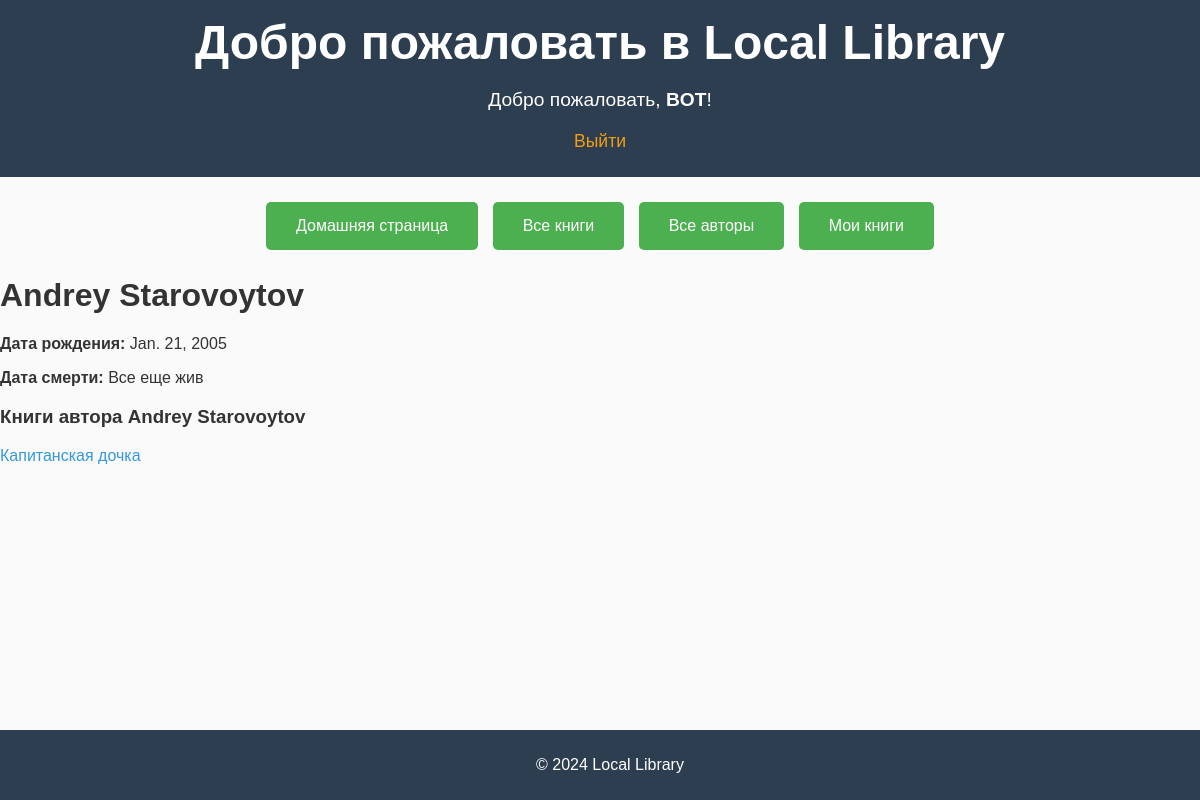
Page /catalog/author/2/ (signed in) on the earlier database version.
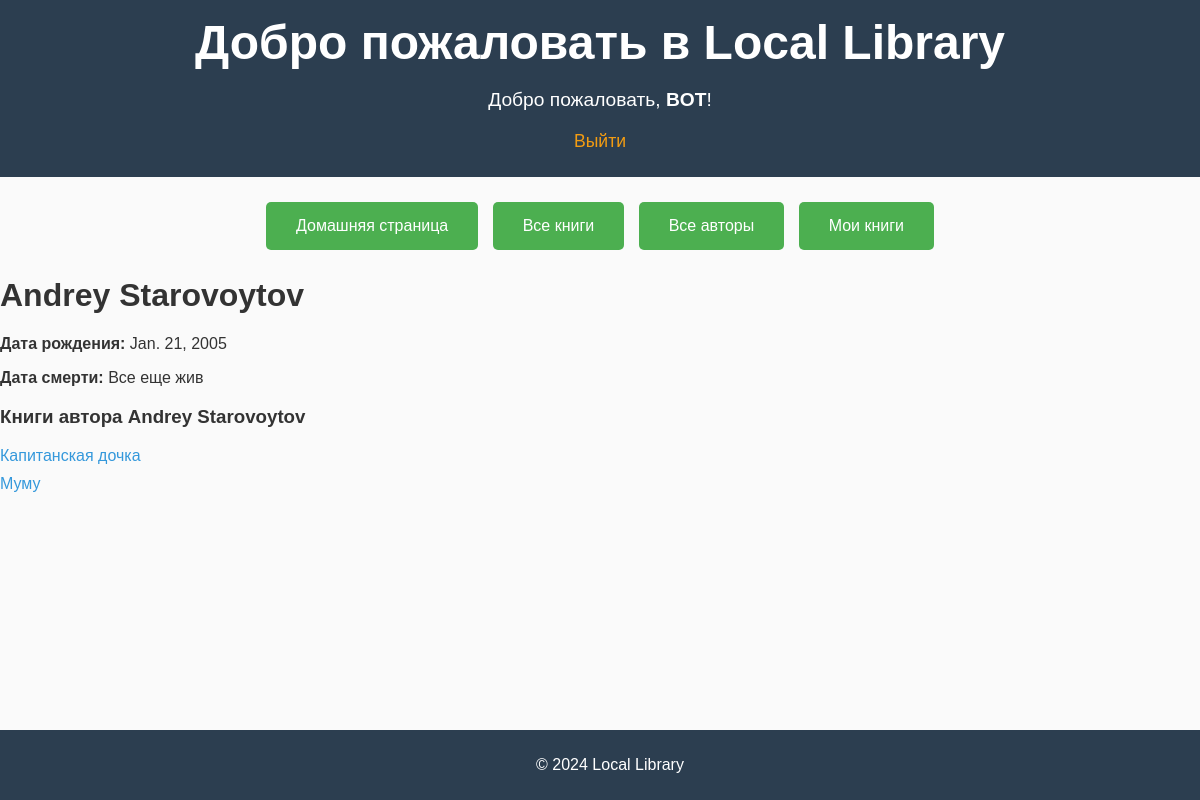
Same page on the later database version.
### catalog/models.py (models this page shows, shortened)
class Book(models.Model):
    title = models.CharField(max_length=200)
    author = models.ForeignKey('Author', on_delete=models.SET_NULL, null=True)
    description = models.TextField(max_length=1000, help_text="Введите краткое описание книги",
                                   default="Описание отсутствует")
    isbn = models.CharField('ISBN', max_length=13)
    genre = models.ManyToManyField('Genre', help_text="Выберите жанр для этой книги")
    language = models.ForeignKey('Language', on_delete=models.SET_NULL, null=True)

### catalog/views.py (the view)
# urls.py: path('author/<int:pk>/', views.AuthorDetailView.as_view(), name='author_detail'),
class AuthorDetailView(LoginRequiredMixin, generic.DetailView):
    model = Author
    context_object_name = 'author'
    template_name = 'author_detail.html'

### catalog/templates/author_detail.html (shortened to what this page needs)
{% extends "base.html" %}
{% load static %}
{% block content %}
  <link rel="stylesheet" href="{% static 'css/author_detail.css' %}">
  <h1>{{ author.first_name }} {{ author.last_name }}</h1>
  <p><strong>Дата рождения:</strong> {{ author.date_of_birth }}</p>
  <p><strong>Дата смерти:</strong> {% if author.date_of_death %}{{ author.date_of_death }}{% else %}Все еще жив{% endif %}</p>
  <h3>Книги автора {{ author.first_name }} {{ author.last_name }}</h3>
  <ul>
    {% for book in author.book_set.all %}
      <li><a href="{% url 'book_detail' book.pk %}">{{ book.title }}</a></li>
    {% empty %}
      <p>Книги этого автора не найдены.</p>
    {% endfor %}
  </ul>
{% endblock %}

Differences in the rows shown:
added Book: title "Муму"
